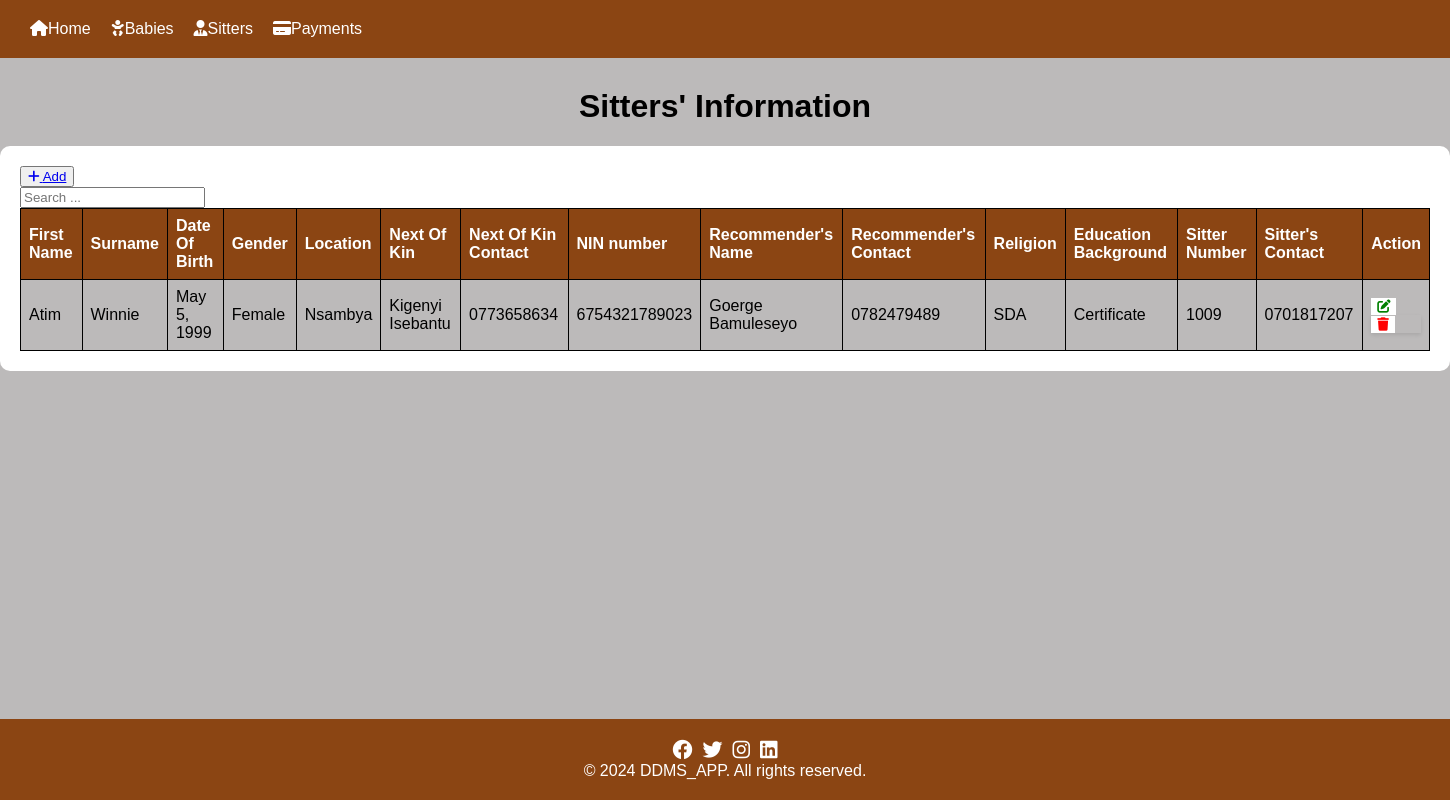
/list/, run on an earlier commit of the app's database.
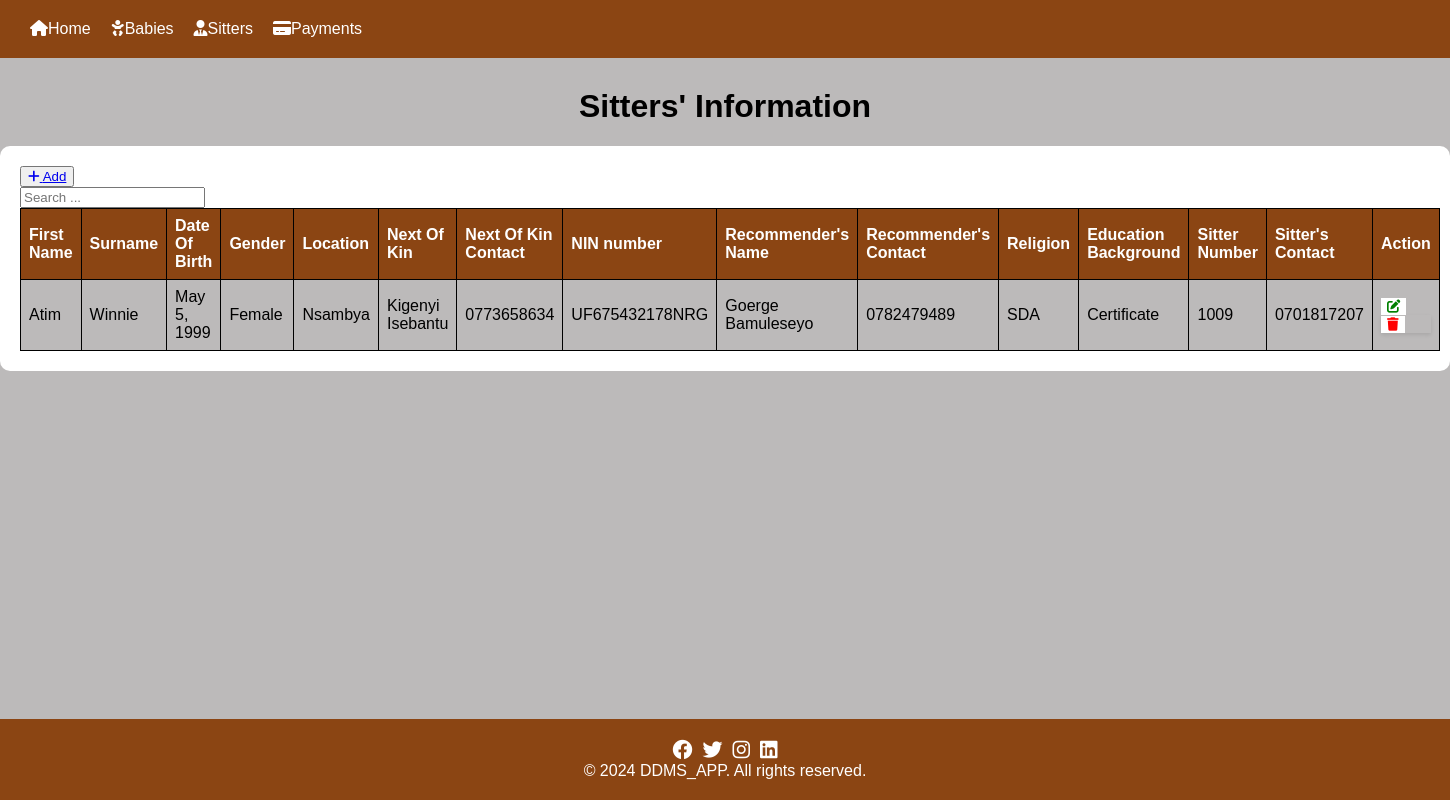
And on a later commit of the database.
### ddms_app/models.py (models this page shows, shortened)
class Record(models.Model):
    GENDER = (
        ('Male', 'Male'),
        ('Female', 'Female'),
    )
    created_at = models.DateTimeField(auto_now_add=True)
    first_name = models.CharField(max_length=50)
    last_name = models.CharField(max_length=50)
    date_of_birth = models.DateField()
    gender = models.CharField(max_length=10, choices=GENDER)
    location = models.CharField(max_length=30)
    next_of_kin = models.CharField(max_length=50)
    next_of_kin_phone = models.CharField(max_length=15)
    NIN_number = models.CharField(max_length=30)
    recommenders_name = models.CharField(max_length=50)
    recommenders_phone = models.CharField(max_length=15)
    religion = models.CharField(max_length=20)
    level_of_education = models.CharField(max_length=20)
    sitter_number = models.IntegerField(default=0)
    phone_number = models.CharField(max_length=20)

### ddms_app/views.py (the view)
# urls.py: path('list/', views.record_list, name='record_list'),
def record_list(request):
    records = Record.objects.all()
    return render(request, 'record_list.html', {'records': records})

### ddms_app/templates/record_list.html (shortened to what this page needs)
{% extends  'base.html' %}
{% block content%}
    <h1>Sitters' Information</h1>
    <div class="mt-4 p-5 bg-secondary text-white rounded"> <table class="table table-striped table-bordered">
        <div class="mb-3">
            <button><a href="{% url 'add_record' %}" class="btn btn-success">
                <i class="fas fa-plus"></i> Add
            </a></button>
            <form class="button" style="  box-shadow: 0px; padding: 0px; border-radius: 0px; margin: 0px; max-width: 200px;" method="GET" action="{% url 'rege_list' %}">
                <input type="text" name="search" class="form-control" placeholder="Search ...">
            </form>
        </div>
            <thead>
                <tr>
                    <th>First Name</th>
                    <th>Surname</th>
                    <th>Date Of Birth</th>
                    <th>Gender</th>
                    <th>Location</th>
                    <th>Next Of Kin</th>
                    <th>Next Of Kin Contact</th>
                    <th>NIN number</th>
                    <th>Recommender's Name</th>
                    <th>Recommender's Contact</th>
                    <th>Religion</th>
                    <th>Education Background</th>
                    <th>Sitter Number</th>
                    <th>Sitter's Contact</th>
                    <th>Action</th>
                </tr>
            </thead>
            <tbody>
                {% for record in records %}
                    <tr>
                        <td>{{ record.first_name }}</td>
                        <td>{{ record.last_name }}</td>
                        <td>{{ record.date_of_birth }}</td>
                        <td>{{ record.gender }}</td>
                        <td>{{ record.location }}</td>
                        <td>{{ record.next_of_kin }}</td>
                        <td>{{ record.next_of_kin_phone }}</td>
                        <td>{{ record.NIN_number }}</td>
                        <td>{{ record.recommenders_name }}</td>
                        <td>{{ record.recommenders_phone }}</td>
                        <td>{{ record.religion }}</td>
                        <td>{{ record.level_of_education }}</td>
                        <td>{{ record.sitter_number }}</td>
                        <td>{{ record.phone_number }}</td>
                        <td>
                            <button type="submit"><a href="{% url 'edit_record' record.id %}" class="btn btn-danger"><i class="fas fa-edit"></i></a></button>
                            <form  style="  box-shadow: 0px;padding: 0px; border-radius: 0px; margin: 0px;" action="{% url 'delete_record' record.id %}" method="post"  onsubmit="return confirm('Are you sure you want to delete this record?');" >
                                <button  ><i class="fas fa-trash"></i></button>
                            </div>
                {% endfor %}
    </div>
    {% endblock %}

What changed in the data, as far as the page shows it:
changed Record "Atim": NIN_number "6754321789023" → "UF675432178NRG"
